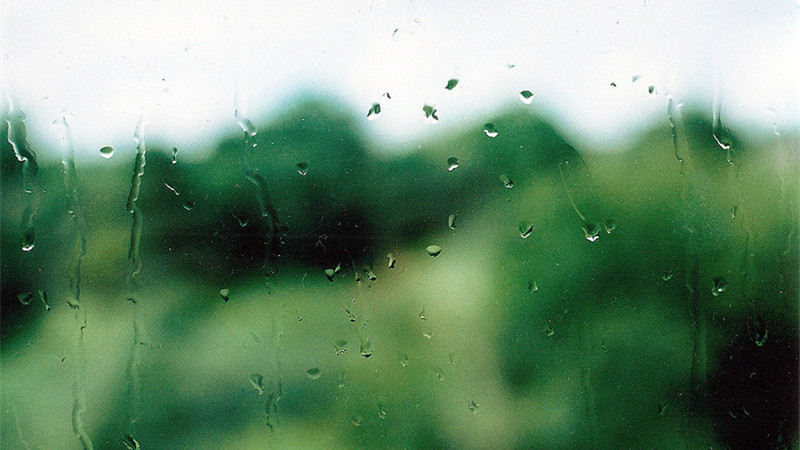
//> input picture opencv_base/YUV2RGB/rain.jpg, 800 x 450 px
$ ./yuv2rgb rain.jpg   (built with g++ and OpenCV 4)
//> lines starting //> are read from the running program, lines starting //| are printed output that depends on the picture
/*
*yuv to rgb
*rgb to yuv
* method 1: opencv cvtColor
* method 2: float
* method 3: table
* method 4: shift
*/

//opencv
#include "opencv2/imgcodecs.hpp"
#include "opencv2/imgproc.hpp"
#include "opencv2/videoio.hpp"
#include <opencv2/highgui.hpp>
#include <opencv2/video.hpp>
//C
#include <stdio.h>
//C++
#include <iostream>
#include <sstream>
//string
#include <string>
//linux
#include <sys/time.h>

using namespace cv;
using namespace std;

//YUV YCbCr  BGR

#if 0
YUV(256 级别) 可以从8位 RGB 直接计算：

Y = 0.299 R + 0.587 G + 0.114 B

U = - 0.1687 R - 0.3313 G + 0.5 B + 128

V = 0.5 R - 0.4187 G - 0.0813 B + 128

反过来，RGB 也可以直接从YUV (256级别) 计算:

R = Y + 1.402 (Cr-128)

G = Y - 0.34414 (Cb-128) - 0.71414 (Cr-128)

B = Y + 1.772 (Cb-128)

shift:
step 1:
256*Y = (0.299 R + 0.587 G + 0.114 B) * 256

256*U = (- 0.1687 R - 0.3313 G + 0.5 B ) * 256

256*V = (0.5 R - 0.4187 G - 0.0813 B  ) * 256


256*R = (Y + 1.402 Cr) * 256

256*G = (Y - 0.34414 Cb - 0.71414 Cr) * 256

256*B = (Y + 1.772 (Cb)* 256

step 2:
256*Y = 76.544 R + 150.272 G + 29.184 B

256*U = - 43.1872 R - 84.8128 G + 128 B

256*V = 128 R - 107.1872 G - 20.8128 B


256*R = 256Y + 358.912 Cr

256*G = 256Y - 88.09984 Cb - 182.81984 Cr

256*B = 256Y + 453.632 Cb

step 3:

256*Y = 77 R + 150 G + 29 B

256*U = - 43 R - 85 G + 128 B

256*V = 128 R - 107 G - 21 B


256*R = 256Y + 359 Cr

256*G = 256Y - 88 Cb - 183 Cr

256*B = 256Y + 454 Cb

step 4:

Y = (77 R + 150 G + 29 B ) >>8

U = (- 43 R - 85 G + 128 B ) >>8

V = (128 R - 107 G - 21 B ) >>8


R = (256Y + 359 Cr) >>8

G = (256Y - 88 Cb - 183 Cr) >>8

B = (256Y + 454 Cb) >>8

step 5:

Y = ( (R<<6)+(R<<3)+(R<<2)+R + (G<<7)+(G<<4)+(G<<2)+(G<<1) + (B<<4)+(B<<3)+(B<<2)+B ) >>8

U = (- ((R<<5)+(R<<3)+(R<<1)+R) - ((G<<6)+(G<<4)+(G<<2)+(G)) + (B<<7) ) >>8

V = ((R<<128) - ((G<<6)+(G<<5)+(G<<3)+(G<<1)) - ((B<<4)+(B<<2)+B) >>8


R = ((Y<<8) + (Cr<<8)+(Cr<<6)+(Cr<<5)+(Cr<<2)+(Cr<<1)+Cr) >>8

G = ((Y<<8) - ((Cb<<6)+(Cb<<4)+(Cb<<3)) - ((Cr<<7)+(Cr<<5)+(Cr<<4)+(Cr<<2)+(Cr<<1)+Cr) >>8

B = ((Y<<8) + (Cb<<8)+(Cb<<7)+(Cb<<6)+(Cb<<2)+(Cb<<1)) >>8


table:
eg:
Y = 0.299 R + 0.587 G + 0.114 B
Y = D + E + F
D = 0.299R = 1224R >>12
E = 0.587G = 2404G >>12
F = 0.114B =  467B >>12

index = R G  B --> 0--255
vaule = D  E  F


#endif


#if 0
int yuv2rgb(uchar *pYUV, uchar *pBGR24,int width,int height)
{
	int len = width * height;
	uchar *ydata = pYUV;
	uchar *udata = &ydata[len];
	//uchar *vdata = &udata[len+len>>2];
	uchar *vdata = &udata[len];

	int i,j,k;
	int yidx,uidx,vidx,idx;
	int bgr[3];

	for(i = 0; i < height; i++){
		for(j = 0; j < width;j++){
			yidx = i*width + j;
			//uidx = (i/2*width/2) + j/2;
			uidx = (i*width) + j;
			vidx = uidx;

			bgr[0] = (int)(ydata[yidx] + 1.732446 * (udata[vidx] - 128));                                     // b分量
            		bgr[1] = (int)(ydata[yidx] - 0.698001 * (udata[uidx] - 128) - 0.703125 * (vdata[vidx] - 128));    // g分量
            		bgr[2] = (int)(ydata[yidx] + 1.370705 * (vdata[uidx] - 128));                                     // r分量

			for(k = 0; k < 3; k++){
				idx = (i * width + j)*3 + k;
				if(bgr[k] >= 0 && bgr[k] <= 255){
					pBGR24[idx] = bgr[k];
				}else{
					pBGR24[idx] = (bgr[k] < 0)?0:255;
				}
			}

		}
	}

	return 0;
}
#endif
int yuv2rgb(uchar *pYUV, uchar *pBGR24,int width,int height)
{
	int len = width * height;
	uchar *ydata = pYUV;

	int i,j,k;
	int idx;

	float bgr[3];


	for(i = 0; i < height; i++){
		for(j = 0; j < width*3;j+=3){
			idx = i*width*3 + j;

			bgr[0] = ((float)ydata[idx] + 1.772 * ((float)ydata[idx+1] - 128));                                     // b分量
            		bgr[1] = ((float)ydata[idx] - 0.34414 * ((float)ydata[idx+1] - 128) - 0.71414 * ((float)ydata[idx+2] - 128));    // g分量
            		bgr[2] = ((float)ydata[idx] + 1.402 * ((float)ydata[idx+2] - 128));                                     // r分量

			for(k = 0; k < 3; k++){
				if(bgr[k] < 0){
					bgr[k] = 0;
				}else if(bgr[k] > 255){
					bgr[k] = 255;
				}
				pBGR24[idx+k] = (uchar)bgr[k];
			}
		}
	}
	return 0;
}

int rgb2yuv(uchar *pBGR24,uchar *pYUV,int width,int height)
{
	int len = width * height;
	uchar *data = pBGR24;

	int i,j,k;
	int idx;


	float yuv[3];

	for(i = 0; i < height; i++){
		for(j = 0; j < width*3;j+=3){
			idx = i*width*3 + j;

			yuv[0] = ((float)data[idx] * 0.114 + 0.587 * (float)data[idx+1] + 0.299*(float)data[idx+2]); // y分量
            		yuv[1] = ( -0.1687*(float)data[idx+2] - 0.3313 * (float)data[idx+1] + 0.5 *(float)data[idx] + 128);// u分量
            		yuv[2] = (0.5 * (float)data[idx+2] - 0.4187 *(float)data[idx+1] - 0.0813*(float)data[idx] + 128); // v分量

			for(k = 0; k < 3; k++){
				if(yuv[k] < 0){
					yuv[k] = 0;
				}else if(yuv[k] > 255){
					yuv[k] = 255;
				}

				pYUV[idx+k] = (uchar)yuv[k];
			}
		}
	}
	return 0;
}

int rgb2yuv_shift(uchar *pBGR24,uchar *pYUV,int width,int height)
{
	int len = width * height;
	uchar *data = pBGR24;

	int i,j,k;
	int idx;

	int yuv[3],R,G,B;

	for(i = 0; i < height; i++){
		for(j = 0; j < width*3;j+=3){
			idx = i*width*3 + j;

			B = (int)pBGR24[idx];
			G = (int)pBGR24[idx+1];
			R = (int)pBGR24[idx+2];


			yuv[0] = ( (R<<6)+(R<<3)+(R<<2)+R + (G<<7)+(G<<4)+(G<<2)+(G<<1) + (B<<4)+(B<<3)+(B<<2)+B ) >>8;

			yuv[1] = ((- ((R<<5)+(R<<3)+(R<<1)+R) - ((G<<6)+(G<<4)+(G<<2)+(G)) + (B<<7)) >>8) + 128;

			yuv[2] = (((R<<7) - ((G<<6)+(G<<5)+(G<<3)+(G<<1)) - ((B<<4)+(B<<2)+B)) >>8) +128;

			for(k = 0; k < 3; k++){
				if(yuv[k] < 0){
					yuv[k] = 0;
				}else if(yuv[k] > 255){
					yuv[k] = 255;
				}

				pYUV[idx+k] = (uchar)yuv[k];
			}
		}
	}
	return 0;
}


int yuv2rgb_shift(uchar *pYUV, uchar *pBGR24,int width,int height)
{
	int len = width * height;
	uchar *ydata = pYUV;

	int i,j,k;
	int idx;

	int bgr[3],Y,Cb,Cr;

	for(i = 0; i < height; i++){
		for(j = 0; j < width*3;j+=3){
			idx = i*width*3 + j;

			Y = (int)ydata[idx];
			Cb = (int)(ydata[idx+1] - 128);
			Cr = (int)(ydata[idx+2] - 128);

			bgr[2] = ((Y<<8) + (Cr<<8)+(Cr<<6)+(Cr<<5)+(Cr<<2)+(Cr<<1)+Cr) >>8;

			bgr[1] = ((Y<<8) - ((Cb<<6)+(Cb<<4)+(Cb<<3)) - ((Cr<<7)+(Cr<<5)+(Cr<<4)+(Cr<<2)+(Cr<<1)+Cr)) >>8;

			bgr[0] = ((Y<<8) + (Cb<<8)+(Cb<<7)+(Cb<<6)+(Cb<<2)+(Cb<<1)) >>8;

			for(k = 0; k < 3; k++){
			if(bgr[k] < 0){
				bgr[k] = 0;
			}else if(bgr[k] > 255){
				bgr[k] = 255;
			}
				pBGR24[idx+k] = (uchar)bgr[k];
			}
		}
	}
	return 0;
}

#if 0
U = - 0.1687 R - 0.3313 G + 0.5 B + 128

V = 0.5 R - 0.4187 G - 0.0813 B + 128


table:
eg:
Y = 0.299 R + 0.587 G + 0.114 B
Y = D + E + F
D = 0.299R = 1224R >>12
E = 0.587G = 2404G >>12
F = 0.114B =  467B >>12

U = - 0.1687 R - 0.3313 G + 0.5 B + 128
D = 0.1687R =  691R >>12
E = 0.3313G = 1357G >>12
F = 0.5B =    2048B >>12

V = 0.5 R - 0.4187 G - 0.0813 B + 128
D = 0.5R =     2048R >>12
E = 0.4187G >> 1715G >>12
F = 0.0813B >>  333B >>12

#endif
static int  Y_B[256];
static int  Y_G[256];
static int  Y_R[256];

static int  U_B[256];
static int  U_G[256];
static int  U_R[256];

static int  V_B[256];
static int  V_G[256];
static int  V_R[256];

#if 0
R = Y + 1.402 (Cr-128)
D = 1.402(Cr-128) = 5742(Cr-128)>>12;

G = Y - 0.34414 (Cb-128) - 0.71414 (Cr-128)
D = 0.34414(Cb-128) = 1410(Cb-128)>>12
E = 0.71414(Cr-128) = 2925(Cb-128)>>12

B = Y + 1.772 (Cb-128)
D = 1.772(Cb-128) = 7258(Cb-128) >> 12
#endif
static int B_U[256];
static int G_U[256];
static int G_V[256];
static int R_V[256];


int table_init()
{
	for(int i = 0; i < 256; i++){
		Y_B[i] =  (467 * i) >> 12;
		Y_G[i] = (2404 * i) >> 12;
		Y_R[i] = (1224 * i) >> 12;

		U_B[i] = (2048 * i) >> 12;
		U_G[i] = (1357 * i) >> 12;
		U_R[i] =  (691 * i) >> 12;

		V_B[i] =  (333 * i) >> 12;
		V_G[i] = (1715 * i) >> 12;
		V_R[i] = (2048 * i) >> 12;

		B_U[i] = (7258 * (i - 128)) >> 12;
		G_U[i] = (1410 * (i - 128)) >> 12;
		G_V[i] = (2925 * (i - 128)) >> 12;
		R_V[i] = (5742 * (i - 128)) >> 12;
	}

	return 0;
}

int rgb2yuv_table(uchar *pBGR24,uchar *pYUV,int width,int height)
{
	int len = width * height;
	uchar *data = pBGR24;

	int i,j,k;
	int idx;

	int yuv[3],R,G,B;

	for(i = 0; i < height; i++){
		for(j = 0; j < width*3;j+=3){
			idx = i*width*3 + j;

			B = (int)pBGR24[idx];
			G = (int)pBGR24[idx+1];
			R = (int)pBGR24[idx+2];


			yuv[0] = Y_R[R] + Y_G[G] + Y_B[B];

			yuv[1] = -U_R[R] - U_G[G] + U_B[B] + 128;

			yuv[2] = V_R[R] - V_G[G] - V_B[B] + 128;

			for(k = 0; k < 3; k++){
				if(yuv[k] < 0){
					yuv[k] = 0;
				}else if(yuv[k] > 255){
					yuv[k] = 255;
				}

				pYUV[idx+k] = (uchar)yuv[k];
			}
		}
	}
	return 0;
}

int yuv2rgb_table(uchar *pYUV,uchar *pBGR24,int width,int height)
{
	int len = width * height;
	uchar *data = pBGR24;

	int i,j,k;
	int idx;

	int bgr[3],Y,Cb,Cr;

	for(i = 0; i < height; i++){
		for(j = 0; j < width*3;j+=3){
			idx = i*width*3 + j;

			Y = (int)pYUV[idx];
			Cb = (int)pYUV[idx+1];
			Cr = (int)pYUV[idx+2];


			bgr[0] = Y + B_U[Cb];

			bgr[1] = Y -G_U[Cb] - G_V[Cr];

			bgr[2] = Y + R_V[Cr];

			for(k = 0; k < 3; k++){
				if(bgr[k] < 0){
					bgr[k] = 0;
				}else if(bgr[k] > 255){
					bgr[k] = 255;
				}

				pBGR24[idx+k] = (uchar)bgr[k];
			}
		}
	}
	return 0;
}


int main(int argc, char **argv)
{

	string file_name = argv[1];
	Mat src = imread(file_name);
//> src is the input picture: 450 rows x 800 cols, CV_8UC3; mean B, G, R 113.5, 142, 109.7

	if(src.empty()){
		cout<<file_name<<"can't be loaded"<<endl;
		return -1;
	}

	cout<<"color:"<<src.type()<<" rows:"<<src.rows<<" cols:"<<src.cols<<endl;;
//| color:16 rows:450 cols:800
	imshow("src",src);
	clock_t start, end;;
	double seconds;

	Mat yuv;
	Mat rgb;

	start = clock();
	cvtColor(src,yuv,CV_BGR2YUV);//cvtColor(src, dst,CV_BGR2YUV_I420);
//> yuv: 450 rows x 800 cols, CV_8UC3; mean of channels 0, 1, 2 129.1, 120.4, 111
	cvtColor(yuv,rgb,CV_YUV2BGR);
	end = clock();

	seconds = (double) (end - start)/CLOCKS_PER_SEC;
	printf("cvtCo time %.8f\n",seconds);
	//imshow("yuv",yuv);
//	imshow("rgb",rgb);

#if 0
	printf("src\n");
	for(int i = 0; i < 6; i++ ){
		printf("%d\n",src.data[i]);
	}
	printf("yuv\n");
	for(int i = 0; i < 6; i++){
		printf("%d\n",yuv.data[i]);
	}
#endif

	Mat rgb1 = Mat::zeros(src.size(),src.type());
	Mat yuv1 = Mat::zeros(src.size(),src.type());

	start = clock();
	rgb2yuv(src.data,yuv1.data,src.cols,src.rows);
//> the loop in rgb2yuv, `for(i = 0; i < height; i++)` made 450 passes
//> after the loop in rgb2yuv, `for(i = 0; i < height; i++)`: idx = 1079997; yuv = [77.13, 121.7, 117.2]
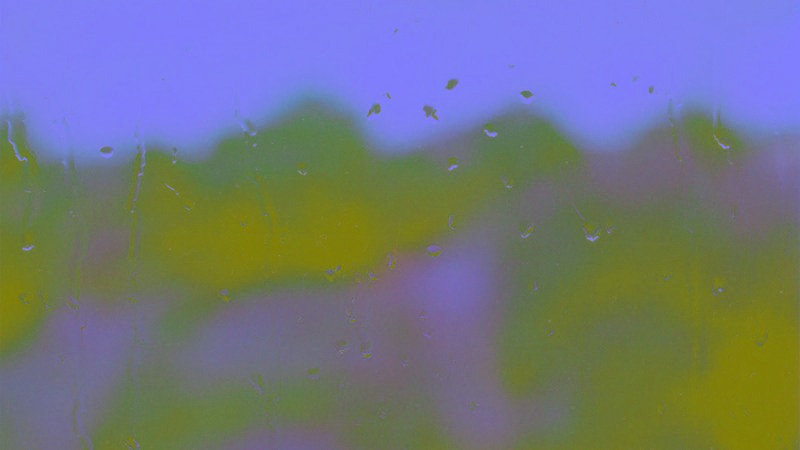
//> yuv1: 450 rows x 800 cols, CV_8UC3; mean B, G, R 128.6, 118.8, 113.7
	yuv2rgb(yuv1.data,rgb1.data,src.cols,src.rows);
//> the loop in yuv2rgb, `for(i = 0; i < height; i++)` made 450 passes
//> after the loop in yuv2rgb, `for(i = 0; i < height; i++)`: idx = 1079997; bgr = [64.6, 87.26, 61.58]
	end = clock();

	seconds = (double) (end - start)/CLOCKS_PER_SEC;
	printf("float time %.8f\n",seconds);

	//imshow("yuv1",yuv1);
//	imshow("rgb1",rgb1);
#if 0
	printf("yuv1\n");
	for(int i = 0; i < 6; i++){
		printf("%d\n",yuv1.data[i]);
	}

	printf("rgb1\n");
	for(int i = 0; i < 6; i++){
		printf("%d\n",rgb1.data[i]);
	}
#endif

	Mat rgb2 = Mat::zeros(src.size(),src.type());
	Mat yuv2 = Mat::zeros(src.size(),src.type());

	start = clock();
	rgb2yuv_shift(src.data,yuv2.data,src.cols,src.rows);
//> the loop in rgb2yuv_shift, `for(i = 0; i < height; i++)` made 450 passes
//> after the loop in rgb2yuv_shift, `for(i = 0; i < height; i++)`: idx = 1079997; B = 66; G = 87; R = 62; yuv = [77, 121, 117]
	yuv2rgb_shift(yuv2.data,rgb2.data,src.cols,src.rows);
//> the loop in yuv2rgb_shift, `for(i = 0; i < height; i++)` made 450 passes
//> after the loop in yuv2rgb_shift, `for(i = 0; i < height; i++)`: idx = 1079997; Y = 77; Cb = -7; Cr = -11; bgr = [64, 87, 61]
	end = clock();

	seconds = (double) (end - start)/CLOCKS_PER_SEC;
	printf("shift time %.8f\n",seconds);

	//imshow("yuv2",yuv2);
//	imshow("rgb2",rgb2);

#if 0
	printf("yuv2\n");
	for(int i = 0; i < 6; i++){
		printf("%d\n",yuv2.data[i]);
	}

	printf("rgb2\n");
	for(int i = 0; i < 6; i++){
		printf("%d\n",rgb2.data[i]);
	}
#endif

	Mat rgb3 = Mat::zeros(src.size(),src.type());
	Mat yuv3 = Mat::zeros(src.size(),src.type());
	table_init();

	start = clock();
	rgb2yuv_table(src.data,yuv3.data,src.cols,src.rows);
//> the loop in rgb2yuv_table, `for(i = 0; i < height; i++)` made 450 passes
	yuv2rgb_table(yuv3.data,rgb3.data,src.cols,src.rows);
	end = clock();

	seconds = (double) (end - start)/CLOCKS_PER_SEC;
	printf("shift time %.8f\n",seconds);

	imshow("yuv3",yuv3);
	imshow("rgb3",rgb3);


	waitKey(0);

	return 0;
}
